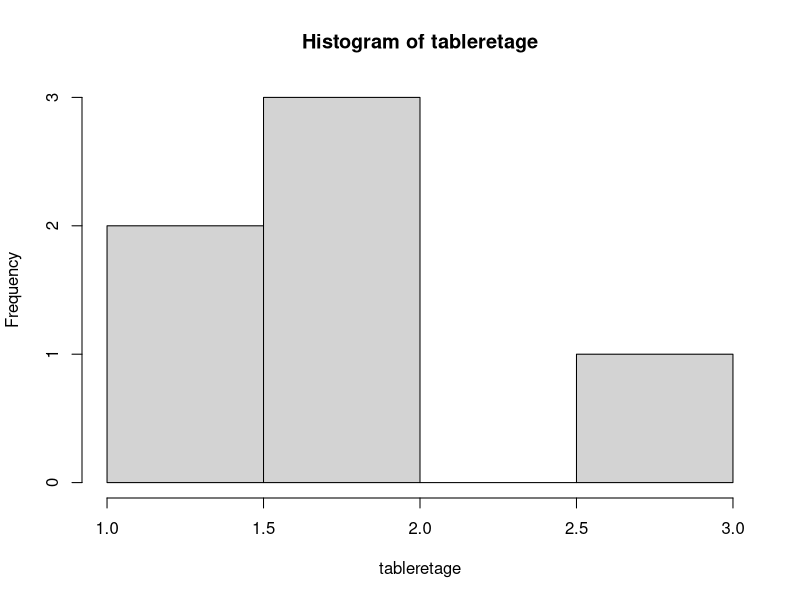

The R script that drew this image:
# Data Collected

retage = c(54, 54, 54, 55, 56, 57,57, 58, 58, 60, 60)
table(retage)
tableretage = table(retage)
names(tableretage)
df = data.frame(tableretage)
df
hist(tableretage)

